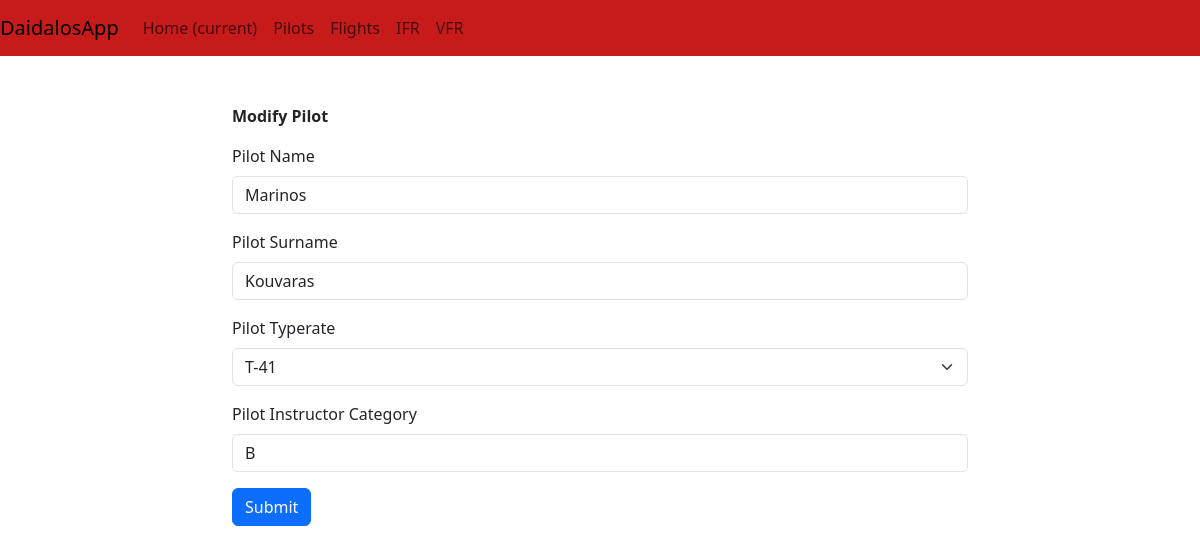
Screenshot of /pilots/1 with the database file from the repository.
### app/models.py (models this page shows, shortened)
class Pilot(Base):
    __tablename__= 'pilots'
    id: Mapped[int] = mapped_column(primary_key=True)
    name: Mapped[str] = mapped_column(String(30), nullable=False)
    surname: Mapped[str] = mapped_column(String(30), nullable=False)
    typeRate: Mapped[str] = mapped_column(String(30), nullable=False)
    instructorCategory: Mapped[str] = mapped_column(String(2), nullable=False)
    flights: Mapped[List["Flight"]] = relationship(back_populates="pilot")

### app/routes.py (the view, shortened to what this page needs)
@app.route("/pilots/<int:pilot_id>", methods=["GET", "POST"])
def show_pilot_form_update(pilot_id):
    message = "Modify Pilot"
    pilot = Pilot.query.filter(Pilot.id == pilot_id).first()
    if not pilot:
        return render_template("404.html", title="404"), 404
    form = PilotForm(obj=pilot)
    return render_template("pilot_form.html", form=form, message=message, pilot=pilot)

### app/forms.py
class PilotForm(FlaskForm):
    name = StringField("Pilot Name", validators=[DataRequired(), Length(3, 40)])
    surname = StringField("Pilot Surname", validators=[DataRequired(), Length(3, 40)])
    typeRate = SelectField("Pilot Typerate", choices=[(type) for type in AIRCRAFT_TYPE])
    instructorCategory = StringField("Pilot Instructor Category", validators=[DataRequired(), Length(1, 40)])
    submit = SubmitField("Submit")

### app/__init__.py (called while the page is built)
@app.teardown_appcontext
def shutdown_session(exception=None):
    db_session.remove()

### app/templates/pilot_form.html (shortened to what this page needs)
{% extends 'base.html' %}
{% from 'bootstrap5/form.html' import render_form %}
{% block content %}
<div class="container">
    <div class="row">
      <div class="col-md-10 col-lg-8 mx-lg-auto mx-md-auto">
        <p class="pt-5"><strong>{{ message }}</strong></p>
        {{ render_form(form) }}
      </div>
    </div>
   </div>
{% endblock %}

### rows the page displays
Pilot: name "Marinos", surname "Kouvaras", typeRate "T-41", instructorCategory "B"

### other values shown
{{ message }} "Modify Pilot"
